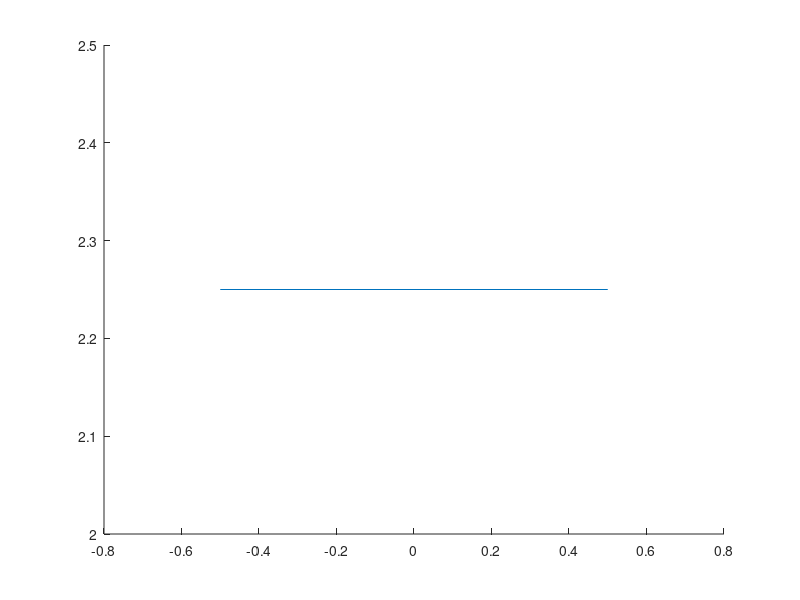

The MATLAB script that drew this image: (Note: this script raises an error after producing the figure.)
% Introduccion a Octave - 2023 - FCAI-UNCuyo
% 
%
%% Guia de problemas 1
%
% Ingrese las funciones necesarias para graficar las baticurvas

close all;
clear all; 

f1 = 0;	% <=== COMPLETAR 
f2 = 0; % <=== COMPLETAR 
f3 = 0; % <=== COMPLETAR 
f4 = 0; % <=== COMPLETAR 
f5 = 0; % <=== COMPLETAR 

figure(1);clf
hold on
%c(1) = ezplot(0, [-7 -3 -2.5 0]); 	    % <=== COMPLETAR Y DESCOMENTAR
%c(2) = ezplot(0, [-7 -3 0 2.8]);  	    % <=== COMPLETAR Y DESCOMENTAR
%c(3) = ezplot(0, [3 7 -2.5 0]);   	    % <=== COMPLETAR Y DESCOMENTAR
%c(4) = ezplot(0, [3 7 0 2.8]);    	    % <=== COMPLETAR Y DESCOMENTAR
%c(5) = ezplot(0,[-4 4]);         	    % <=== COMPLETAR Y DESCOMENTAR
%c(6) = ezplot(0,[-1 -0.75]);		        % <=== COMPLETAR Y DESCOMENTAR
%c(7) = ezplot(0,[0.75 1 ]);		        % <=== COMPLETAR Y DESCOMENTAR
%c(8) = ezplot(0,[-0.75 -0.5 2.25 3]);  % <=== COMPLETAR Y DESCOMENTAR
%c(9) = ezplot(0,[ 0.5 0.75 2.25 3]);   % <=== COMPLETAR Y DESCOMENTAR
%c(10) = ezplot(0,[-3 -0.75]);		      % <=== COMPLETAR Y DESCOMENTAR
%c(11) = ezplot(0,[0.75 3]);		        % <=== COMPLETAR Y DESCOMENTAR
c(12) = line([-0.5,0.5],[2.25,2.25]);  
set(c,'linewidth',6)
xlim([-8 8])
ylim([-4 4])
colormap([0 0 1])
grid on

title('BATICURVAS','fontsize',20);
xlabel('X','fontsize',14);
ylabel('Y','fontsize',14);
hold off
